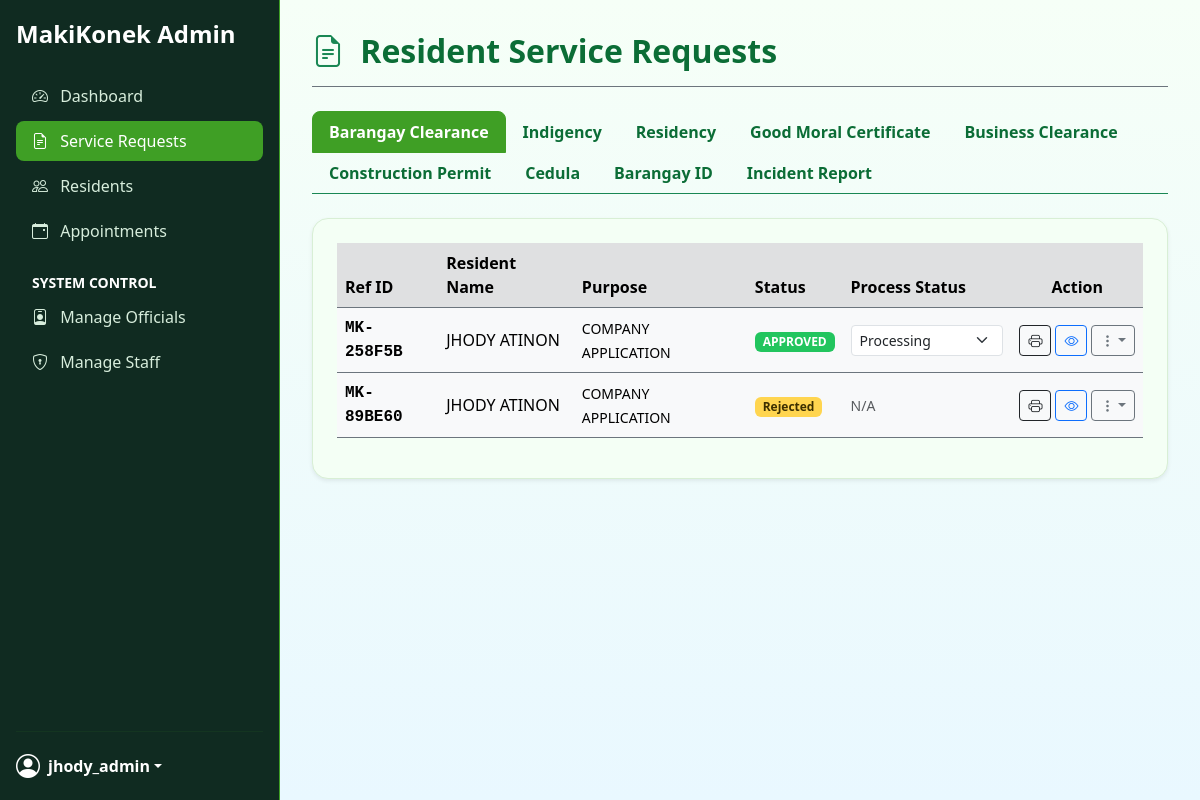
/Web_App/admin/manage_requests.php (signed in), run on the app's committed database.
### tables this page shows
CREATE TABLE `service_requests` (
  `request_id` int(11) NOT NULL,
  `user_id` int(11) NOT NULL,
  `document_type_id` int(11) NOT NULL,
  `reference_no` varchar(20) NOT NULL,
  `purpose` text NOT NULL,
  `document_fee` decimal(10,2) NOT NULL DEFAULT 0.00,
  `payment_method` varchar(20) DEFAULT 'cash',
  `payment_receipt_path` varchar(255) DEFAULT NULL,
  `id_path` varchar(255) NOT NULL,
  `status` varchar(20) DEFAULT 'Pending',
  `process_status` varchar(30) DEFAULT 'Pending',
  `created_at` timestamp NOT NULL DEFAULT current_timestamp()
);

CREATE TABLE `user_profiles` (
  `profile_id` int(11) NOT NULL,
  `user_id` int(11) NOT NULL,
  `first_name` varchar(100) NOT NULL,
  `last_name` varchar(100) NOT NULL,
  `middle_name` varchar(100) DEFAULT NULL,
  `suffix` varchar(20) DEFAULT NULL,
  `avatar_path` varchar(255) DEFAULT NULL,
  `sex` varchar(20) DEFAULT NULL,
  `civil_status` varchar(50) DEFAULT NULL,
  `birth_date` date DEFAULT NULL,
  `birth_place` varchar(150) DEFAULT NULL,
  `religion` varchar(100) DEFAULT NULL,
  `nationality` varchar(100) DEFAULT NULL,
  `mobile_number` varchar(20) DEFAULT NULL,
  `house_no` varchar(50) DEFAULT NULL,
  `street` varchar(100) DEFAULT NULL,
  `purok_no` varchar(50) DEFAULT NULL,
  `subdivision` varchar(100) DEFAULT NULL,
  `years_residency` int(11) DEFAULT NULL,
  `employed_status` varchar(50) DEFAULT NULL,
  `date_registration` date DEFAULT NULL,
  `updated_at` timestamp NOT NULL DEFAULT current_timestamp() ON UPDATE current_timestamp()
);

### Web_App/admin/manage_requests.php (the view, shortened to what this page needs)
<?php
require_once __DIR__ . '/../includes/db_connect.php';
$selected_tab = $_GET['tab'] ?? 'Clearance';
$type_map = [
    'Clearance' => 'Barangay Clearance',
    'Indigency' => 'Certificate of Indigency',
    'Residency' => 'Certificate of Residency',
    'Moral' => 'Good Moral Certificate',
    'Business' => 'Business Clearance',
    'Construction' => 'Building/Construction Permit',
    'Cedula' => 'Cedula',
    'Identification' => 'Barangay ID',
    'Incident' => 'Incident Report',
];
$filter_type = $type_map[$selected_tab] ?? 'Barangay Clearance';
$query = "
    SELECT sr.*, dt.name AS document_type, p.first_name, p.last_name, p.mobile_number AS phone, p.house_no, p.street, p.purok_no AS address,
           rb.business_name, rb.business_location, rb.business_operator, rb.business_nature, rb.business_address,
           ri.incident_date, ri.incident_time, ri.incident_location, ri.incident_persons, ri.incident_narrative, ri.witness_name AS incident_witness_name
    FROM service_requests sr
    JOIN document_types dt ON sr.document_type_id = dt.document_type_id
    JOIN users u ON sr.user_id = u.user_id
    JOIN user_profiles p ON u.user_id = p.user_id
    LEFT JOIN request_business_clearances rb ON sr.request_id = rb.request_id
    LEFT JOIN request_incident_reports ri ON sr.request_id = ri.request_id
    WHERE dt.name = ?
    ORDER BY sr.created_at DESC
";
$stmt = mysqli_prepare($conn, $query);
mysqli_stmt_bind_param($stmt, "s", $filter_type);
mysqli_stmt_execute($stmt);
$result = mysqli_stmt_get_result($stmt);
?>
<!DOCTYPE html>
<html lang="en" data-bs-theme="light">
<head>
    <link href="https://cdn.jsdelivr.net/npm/bootstrap@5.3.0/dist/css/bootstrap.min.css" rel="stylesheet">
    <link rel="stylesheet" href="https://cdn.jsdelivr.net/npm/bootstrap-icons@1.10.5/font/bootstrap-icons.css">
</head>
<body>
    <?php include __DIR__ . '/partials/admin_sidebar.php'; ?>
    <main class="main-content">
        <div class="d-flex justify-content-between align-items-center mb-4 pb-2 border-bottom border-secondary">
            <h2 class="fw-bold page-title"><i class="bi bi-file-earmark-text text-success me-2"></i> Resident Service Requests</h2>
        </div>
        <ul class="nav nav-tabs mb-4 border-bottom border-success">
            <li class="nav-item"><a class="nav-link <?php echo $selected_tab === 'Clearance' ? 'active' : ''; ?>" href="manage_requests.php?tab=Clearance">Barangay Clearance</a></li>
            <li class="nav-item"><a class="nav-link <?php echo $selected_tab === 'Indigency' ? 'active' : ''; ?>" href="manage_requests.php?tab=Indigency">Indigency</a></li>
            <li class="nav-item"><a class="nav-link <?php echo $selected_tab === 'Residency' ? 'active' : ''; ?>" href="manage_requests.php?tab=Residency">Residency</a></li>
            <li class="nav-item"><a class="nav-link <?php echo $selected_tab === 'Moral' ? 'active' : ''; ?>" href="manage_requests.php?tab=Moral">Good Moral Certificate</a></li>
            <li class="nav-item"><a class="nav-link <?php echo $selected_tab === 'Business' ? 'active' : ''; ?>" href="manage_requests.php?tab=Business">Business Clearance</a></li>
            <li class="nav-item"><a class="nav-link <?php echo $selected_tab === 'Construction' ? 'active' : ''; ?>" href="manage_requests.php?tab=Construction">Construction Permit</a></li>
            <li class="nav-item"><a class="nav-link <?php echo $selected_tab === 'Cedula' ? 'active' : ''; ?>" href="manage_requests.php?tab=Cedula">Cedula</a></li>
            <li class="nav-item"><a class="nav-link <?php echo $selected_tab === 'Identification' ? 'active' : ''; ?>" href="manage_requests.php?tab=Identification">Barangay ID</a></li>
            <li class="nav-item"><a class="nav-link <?php echo $selected_tab === 'Incident' ? 'active' : ''; ?>" href="manage_requests.php?tab=Incident">Incident Report</a></li>
        </ul>
        <div class="custom-card p-4 shadow-sm">
            <div class="table-responsive">
                <table class="table table-light table-hover align-middle border-secondary">
                    <thead class="table-active">
                        <tr>
                            <th>Ref ID</th>
                            <th>Resident Name</th>
                            <th>Purpose</th>
                            <th>Status</th>
                            <th>Process Status</th>
                            <th class="text-center">Action</th>
                        </tr>
                    </thead>
                    <tbody>
                        <?php if (mysqli_num_rows($result) > 0): ?>
                            <?php while ($row = mysqli_fetch_assoc($result)):
                                $status_class = 'badge-pending';
                                if ($row['status'] === 'APPROVED') $status_class = 'badge-approved';
                            ?>
                                <tr>
                                    <td class="fw-bold font-monospace"><?php echo htmlspecialchars($row['reference_no']); ?></td>
                                    <td><?php echo htmlspecialchars($row['first_name'] . ' ' . $row['last_name']); ?></td>
                                    <td><small><?php echo htmlspecialchars($row['purpose']); ?></small></td>
                                    <td><span class="badge <?php echo $status_class; ?>"><?php echo htmlspecialchars($row['status']); ?></span></td>
                                    <td>
                                        <?php if ($row['status'] === 'APPROVED'): ?>
                                            <form action="manage_requests.php?tab=<?php echo $selected_tab; ?>" method="POST">
                                                <select name="process_value" class="form-select form-select-sm" onchange="this.form.submit()">
                                                    <option value="PROCESSING" <?php echo ($row['process_status'] === 'PROCESSING') ? 'selected' : ''; ?>>Processing</option>
                                                </select>
                                            </form>
                                        <?php else: ?>
                                            <span class="text-muted small">N/A</span>
                                        <?php endif; ?>
                                    </td>
                                    <td class="text-center">
                                        <div class="d-flex justify-content-center gap-1">
                                            <a href="print_document.php?req_id=<?php echo $row['request_id']; ?>" target="_blank" class="btn btn-sm btn-outline-dark" title="Print Document">
                                                <i class="bi bi-printer"></i>
                                            </a>
                                            <button class="btn btn-sm btn-outline-primary view-details-trigger"
                                                data-bs-toggle="modal" data-bs-target="#requestDetailsModal"
                                                data-ref="<?php echo htmlspecialchars($row['reference_no']); ?>"
                                                data-name="<?php echo htmlspecialchars($row['first_name'] . ' ' . $row['last_name']); ?>"
                                                data-doc="<?php echo htmlspecialchars($row['document_type']); ?>"
                                                data-phone="<?php echo htmlspecialchars($row['phone']); ?>"
                                                data-address="<?php echo htmlspecialchars($row['address']); ?>"
                                                data-purpose="<?php echo htmlspecialchars($row['purpose']); ?>"
                                                data-fee="<?php echo htmlspecialchars($row['document_fee']); ?>"
                                                data-idpath="../<?php echo htmlspecialchars($row['id_path']); ?>"
                                                data-tab="<?php echo $selected_tab; ?>"
                                                data-bname="<?php echo htmlspecialchars($row['business_name'] ?? ''); ?>"
                                                data-blocation="<?php echo htmlspecialchars($row['business_location'] ?? ''); ?>"
                                                data-boperator="<?php echo htmlspecialchars($row['business_operator'] ?? ''); ?>"
                                                data-bnature="<?php echo htmlspecialchars($row['business_nature'] ?? ''); ?>"
                                                data-baddress="<?php echo htmlspecialchars($row['business_address'] ?? ''); ?>"
                                                data-idate="<?php echo htmlspecialchars($row['incident_date'] ?? ''); ?>"
                                                data-itime="<?php echo htmlspecialchars($row['incident_time'] ?? ''); ?>"
                                                data-ilocation="<?php echo htmlspecialchars($row['incident_location'] ?? ''); ?>"
                                                data-ipersons="<?php echo htmlspecialchars($row['incident_persons'] ?? ''); ?>"
                                                data-inarrative="<?php echo htmlspecialchars($row['incident_narrative'] ?? ''); ?>"
                                                data-iwitness="<?php echo htmlspecialchars($row['incident_witness_name'] ?? ''); ?>">
                                                <i class="bi bi-eye"></i>
                                            </button>
                                            <div class="dropdown">
                                                <button class="btn btn-sm btn-outline-secondary dropdown-toggle" type="button" data-bs-toggle="dropdown"><i class="bi bi-three-dots-vertical"></i></button>
                                            </div>
                                        </div>
                                    </td>
                                </tr>
                            <?php endwhile; ?>
                        <?php else: ?>
                            <tr>
                                <td colspan="6" class="text-center text-muted py-4">No active records found in this queue tab.</td>
                            </tr>
                        <?php endif; ?>
                    </tbody>
                </table>
            </div>
        </div>
    </main>
</body>
</html>

### Web_App/admin/manage_requests.php (style rules this page uses)
body { background: linear-gradient(180deg, #f6fff7 0%, #e9f8ff 100%); }
.main-content { margin-left: 280px; min-height: 100vh; padding: 2rem; }
.custom-card { background-color: #f4fff5; border: 1px solid #d8efd5; border-radius: 16px; }
.page-title { color: #0b6d36; }
.nav-tabs .nav-link { color: #0b6d36; font-weight: bold; border-radius: 8px 8px 0 0; }
.nav-tabs .nav-link.active { background-color: #3f9f25; color: white !important; border-color: #3f9f25; }
.badge-pending { background-color: #ffd54f; color: #3c2f00; }
.badge-approved { background-color: #22c55e; color: white; }

### data on the page
service_requests: reference_no "MK-258F5B", user_profiles.first_name+last_name "JHODY ATINON", purpose "COMPANY APPLICATION", status "APPROVED"
service_requests: reference_no "MK-89BE60", user_profiles.first_name+last_name "JHODY ATINON", purpose "COMPANY APPLICATION", status "Rejected", shows "N/A"

### other printed values
$admin_username "jhody_admin"
